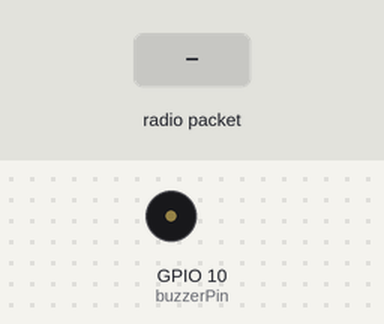
The sketch below on a simulated ESP32-S3. On the bench: buzzer (waves = sounding). The inputs (shaded band) are chosen by the test bench. WiFi joins after 1.5 s; servers stay silent unless stated; no radio packets arrive unless stated; web services answer with replies made up by the test bench; what the sketch prints to the serial monitor is not drawn.

Above: at 3.2 s.
3.3 s: radio packet "Gas Level:" arrives
At 4.1 s:
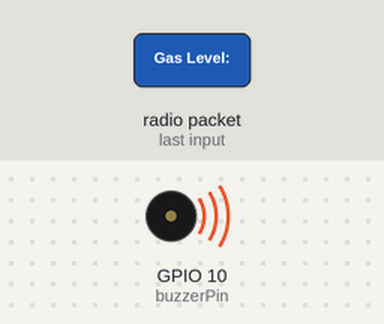
5.8 s: radio packet "," arrives
At 7.2 s:
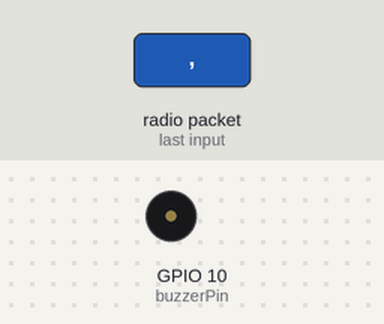
7.3 s: radio packet "Temperature:" arrives
At 7.6 s:
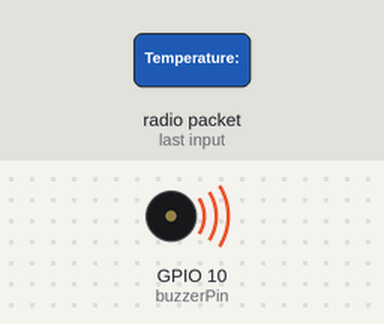
Timing chart, 0 to 10.3 s (numbered marks = the images above; inputs shaded):
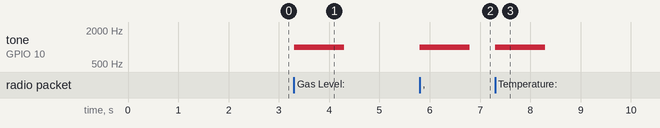

The sketch:

rxdone2.ino
```cpp
#include <SPI.h>
#include <RF24.h>
#include <WiFi.h>
#include <HTTPClient.h>

const char *ssid = "shrutika";
const char *password = "12345678";
const char *api_key = "GNCLLYH1BZN8FCYF";
const char *channel_id = "2438231";

RF24 radio(15, 5);  // CE, CSN
const int buzzerPin = 10; // Digital pin for the piezo buzzer

void setup() {
  Serial.begin(9600);
  radio.begin();
  radio.openReadingPipe(1, 0xF0F0F0F0E1LL);  // Set the pipe address for communication
  radio.startListening();

  pinMode(buzzerPin, OUTPUT);
  connectToWiFi();
}

void loop() {
  if (radio.available()) {
    char text[128] = "";
    radio.read(&text, 128);
    Serial.println("Received Data: " + String(text));

    // Parse the sensor readings from the received data
    int G = parseGasLevel(text);
    float T = parseTemperature(text);
    float H = parseHumidity(text);
    int P = parsePulseRate(text);

//    Serial.println("Gas Level: " + String(gasLevel));
//    Serial.println("Temperature: " + String(temperature));
//    Serial.println("Humidity: " + String(humidity));
//    Serial.println("Pulse Rate: " + String(pulseRate));

    checkPulseRate(P);
    sendToThingSpeak(G, T, H, P);
  }
}

int parseGasLevel(String data) {
  return data.substring(data.indexOf("Gas Level: ") + 11, data.indexOf(",")).toInt();
}

float parseTemperature(String data) {
  return data.substring(data.indexOf("Temperature: ") + 13, data.indexOf(", Humidity: ")).toFloat();
}

float parseHumidity(String data) {
  return data.substring(data.indexOf("Humidity: ") + 10, data.indexOf(", Pulse Rate:")).toFloat();
}

int parsePulseRate(String data) {
  return data.substring(data.indexOf("Pulse Rate: ") + 12).toInt();
}

void checkPulseRate(int pulseRate) {
  if (pulseRate < 55 || pulseRate > 95) {
    tone(buzzerPin, 1000); // Sound the buzzer at 1000Hz
    delay(1000);          // Sound for 1 second
    noTone(buzzerPin);    // Stop the buzzer
  }
}

void connectToWiFi() {
  Serial.print("Connecting to WiFi");
  WiFi.begin(ssid, password);

  while (WiFi.status() != WL_CONNECTED) {
    delay(1000);
    Serial.print(".");
  }

  Serial.println("\nConnected to WiFi");
}

void sendToThingSpeak(int G, float T, float H, int P) {
  HTTPClient http;

  // Your ThingSpeak update URL
  String url = "http://api.thingspeak.com/update?api_key=" + String(api_key) +
               "&field1=" + String(G) +
               "&field2=" + String(T) +
               "&field3=" + String(H) +
               "&field4=" + String(P);

  http.begin(url);

  int httpCode = http.GET();
  if (httpCode > 0) {
    if (httpCode == HTTP_CODE_OK) {
      Serial.println("Data sent to ThingSpeak successfully");
    } else {
      Serial.println("Error sending data to ThingSpeak");
    }
  } else {
    Serial.println("HTTP request failed");
  }

  http.end();
}
```

Measured:
- after the input at 3.3 s, tone on GPIO 10 (buzzerPin): silent → 1000 Hz at once, → silent 1.0 s later
- after the input at 5.8 s, tone on GPIO 10 (buzzerPin): silent → 1000 Hz at once, → silent 1.0 s later
- after the input at 7.3 s, tone on GPIO 10 (buzzerPin): silent → 1000 Hz at once, → silent 1.0 s later
